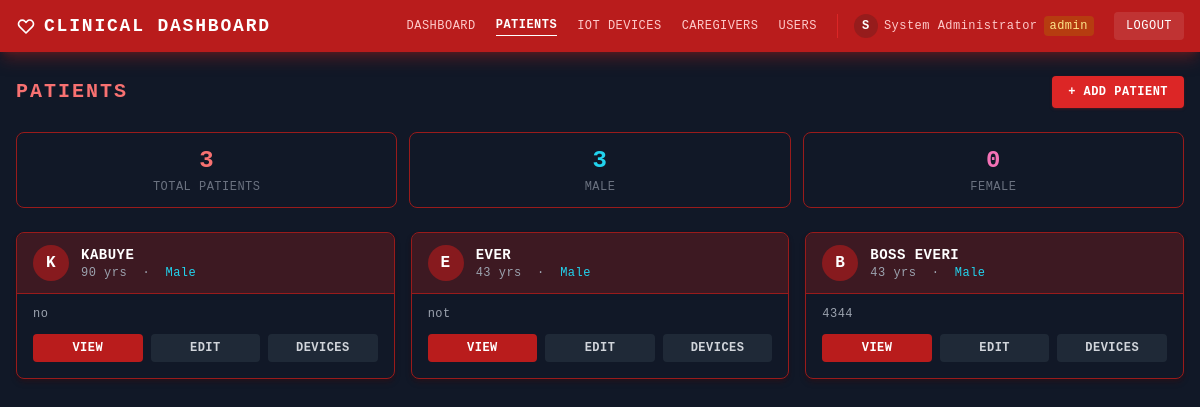
Page /patients (signed in) on the committed database.
### app.py (models this page shows, shortened)
class User(UserMixin, db.Model):
    id = db.Column(db.Integer, primary_key=True)
    username = db.Column(db.String(80), unique=True, nullable=False)
    email = db.Column(db.String(120), unique=True, nullable=False)
    phone = db.Column(db.String(20))
    full_name = db.Column(db.String(100), nullable=False)
    password_hash = db.Column(db.String(200), nullable=False)
    role = db.Column(db.String(20), default='caregiver')  # admin, doctor, caregiver
    is_active = db.Column(db.Boolean, default=True)
    created_at = db.Column(db.DateTime, default=datetime.utcnow)
    patients = db.relationship('PatientCaregiver', foreign_keys='PatientCaregiver.caregiver_id', backref='caregiver')

class Patient(db.Model):
    id = db.Column(db.Integer, primary_key=True)
    name = db.Column(db.String(100), nullable=False)
    age = db.Column(db.Integer, nullable=False)
    gender = db.Column(db.String(20), nullable=False)
    medical_history = db.Column(db.Text)
    created_at = db.Column(db.DateTime, default=datetime.utcnow)
    created_by = db.Column(db.Integer, db.ForeignKey('user.id'))
    readings = db.relationship('HeartReading', backref='patient', lazy=True)
    caregivers = db.relationship('PatientCaregiver', backref='patient_assigned', lazy=True)

### app.py (the view)
@app.route("/patients")
@login_required
def list_patients():
    if current_user.role == 'admin':
        patients = Patient.query.all()
    else:
        patients = db.session.query(Patient).join(
            PatientCaregiver, Patient.id == PatientCaregiver.patient_id
        ).filter(PatientCaregiver.caregiver_id == current_user.id).all()
    return render_template("patients.html", patients=patients)

### app.py (called while the page is built)
@login_manager.user_loader
def load_user(user_id):
    return User.query.get(int(user_id))

### templates/patients.html (shortened to what this page needs)
<!DOCTYPE html>
<html lang="en">
<head>
    <script src="https://cdn.tailwindcss.com"></script>
</head>
<body class="min-h-screen bg-[#111827] text-white" style="text-transform:uppercase;letter-spacing:.03em">
{% set active = 'patients' %}
{% include '_nav.html' %}
<div class="max-w-7xl mx-auto px-4 py-6">
    <div class="flex items-center justify-between mb-6">
        <h1 class="text-xl font-bold text-red-400 tracking-widest">Patients</h1>
        {% if current_user.role in ('admin','doctor') %}
        <a href="/patients/add"
           class="bg-red-600 hover:bg-red-700 text-white font-bold text-xs px-4 py-2 rounded transition-colors shadow shadow-red-900/40">
            + Add Patient
        </a>
        {% endif %}
    </div>
    {% set male   = patients | selectattr('gender','equalto','Male')   | list %}
    {% set female = patients | selectattr('gender','equalto','Female') | list %}
    <div class="grid grid-cols-2 sm:grid-cols-3 gap-3 mb-6">
        <div class="bg-gray-900 border border-red-800 rounded-lg px-4 py-3 text-center">
            <div class="text-2xl font-bold text-red-400">{{ patients|length }}</div>
            <div class="text-xs text-gray-500 mt-0.5">Total Patients</div>
        </div>
        <div class="bg-gray-900 border border-red-800 rounded-lg px-4 py-3 text-center">
            <div class="text-2xl font-bold text-cyan-400">{{ male|length }}</div>
            <div class="text-xs text-gray-500 mt-0.5">Male</div>
        </div>
        <div class="bg-gray-900 border border-red-800 rounded-lg px-4 py-3 text-center">
            <div class="text-2xl font-bold text-pink-400">{{ female|length }}</div>
            <div class="text-xs text-gray-500 mt-0.5">Female</div>
        </div>
    </div>
    {% if patients %}
    <div class="grid grid-cols-1 sm:grid-cols-2 lg:grid-cols-3 gap-4">
        {% for patient in patients %}
        <div class="bg-gray-900 border border-red-800 rounded-lg overflow-hidden shadow-md shadow-red-950/30
                    hover:border-red-600 hover:shadow-red-800/40 transition-all">
            <div class="bg-red-900/40 px-4 py-3 flex items-center gap-3 border-b border-red-800">
                <div class="w-9 h-9 rounded-full bg-red-700/60 flex items-center justify-center text-white font-bold flex-shrink-0">
                    {{ patient.name[0]|upper }}
                </div>
                <div>
                    <p class="text-sm font-bold text-white truncate">{{ patient.name }}</p>
                    <p class="text-xs text-gray-400 normal-case">
                        {{ patient.age }} yrs &nbsp;·&nbsp;
                        <span class="{% if patient.gender=='Male' %}text-cyan-400{% else %}text-pink-400{% endif %}">
                            {{ patient.gender }}
                        </span>
                    </p>
                </div>
            </div>
            <div class="px-4 py-3 text-xs">
                {% if patient.medical_history %}
                <p class="text-gray-400 normal-case truncate">{{ patient.medical_history }}</p>
                {% else %}
                <p class="text-gray-700 normal-case">No medical history recorded</p>
                {% endif %}
            </div>
            <div class="px-4 pb-4 flex gap-2">
                <a href="/patients/{{ patient.id }}"
                   class="flex-1 text-center bg-red-700 hover:bg-red-600 text-white font-bold text-xs py-1.5 rounded transition-colors">
                    View
                </a>
                {% if current_user.role in ('admin','doctor') %}
                <a href="/patients/{{ patient.id }}/edit"
                   class="flex-1 text-center bg-gray-800 hover:bg-gray-700 text-gray-300 font-bold text-xs py-1.5 rounded transition-colors">
                    Edit
                </a>
                {% endif %}
                <a href="/patients/{{ patient.id }}/devices"
                   class="flex-1 text-center bg-gray-800 hover:bg-gray-700 text-gray-300 font-bold text-xs py-1.5 rounded transition-colors">
                    Devices
                </a>
            </div>
        </div>
        {% endfor %}
    </div>
    {% endif %}
</div>
</body>
</html>

### templates/_nav.html (shortened to what this page needs)
<nav class="bg-red-700 shadow-lg shadow-red-900/50">
    <div class="max-w-7xl mx-auto px-4 py-3 flex items-center justify-between">
        <a href="/" class="text-white font-bold text-lg tracking-widest flex items-center gap-2">
            <svg class="w-5 h-5" fill="none" stroke="currentColor" stroke-width="2" viewBox="0 0 24 24">
                <path stroke-linecap="round" stroke-linejoin="round"
                      d="M4.318 6.318a4.5 4.5 0 000 6.364L12 20.364l7.682-7.682a4.5 4.5 0 00-6.364-6.364L12 7.636l-1.318-1.318a4.5 4.5 0 00-6.364 0z"/>
            </svg>
            Clinical Dashboard
        </a>
        <div class="hidden md:flex items-center gap-5">
            {% set links = [
                ('/', 'dashboard',  'Dashboard'),
                ('/patients', 'patients', 'Patients'),
                ('/devices',  'devices',  'IoT Devices'),
            ] %}
            {% for href, key, label in links %}
            <a href="{{ href }}"
               class="text-xs transition-colors
                      {{ 'text-white font-bold border-b border-white pb-0.5' if active == key
                         else 'text-red-200 hover:text-white' }}">
                {{ label }}
            </a>
            {% endfor %}
            {% if current_user.role == 'admin' %}
            <a href="/caregivers"
               class="text-xs transition-colors {{ 'text-white font-bold border-b border-white pb-0.5' if active == 'caregivers' else 'text-red-200 hover:text-white' }}">
                Caregivers
            </a>
            <a href="/users"
               class="text-xs transition-colors {{ 'text-white font-bold border-b border-white pb-0.5' if active == 'users' else 'text-red-200 hover:text-white' }}">
                Users
            </a>
            {% endif %}
            <span class="text-red-200 text-xs normal-case border-l border-red-600 pl-4 flex items-center gap-1.5">
                <span class="w-6 h-6 rounded-full bg-red-900/60 flex items-center justify-center text-white font-bold text-xs flex-shrink-0">
                    {{ current_user.full_name[0] | upper if current_user.full_name else '?' }}
                </span>
                {{ current_user.full_name }}
                <span class="px-1.5 py-0.5 rounded text-xs
                    {% if current_user.role == 'admin' %}bg-amber-700/60 text-amber-200
                    {% elif current_user.role == 'doctor' %}bg-cyan-800/60 text-cyan-200
                    {% else %}bg-emerald-900/60 text-emerald-200{% endif %}">
                    {{ current_user.role }}
                </span>
            </span>
            <a href="/logout"
               class="bg-white/10 hover:bg-white/20 text-white text-xs px-3 py-1.5 rounded transition-colors">
                Logout
            </a>
        </div>
    </div>
</nav>

### templates/patients.html (style rules this page uses)
body { font-family: 'Courier New', Courier, monospace; }

### rows in the picture
User: full_name "S", full_name "System Administrator", role "admin"
Patient: name "K", name "KABUYE", age "90", gender "Male", medical_history "no"
Patient: name "E", name "EVER", age "43", gender "Male", medical_history "not"
Patient: name "B", name "BOSS EVERI", age "43", gender "Male", medical_history "4344"

### other values in the picture
{{ label }} "DASHBOARD" "PATIENTS" "IOT DEVICES"
{{ patients|length }} "3"
{{ male|length }} "3"
{{ female|length }} "0"
